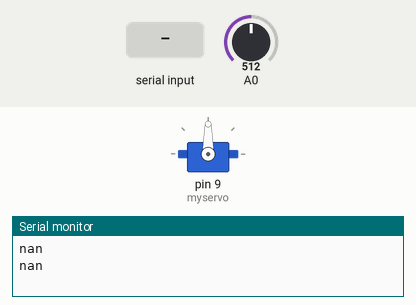
Simulated run of this sketch. Board: Arduino Uno, built with avr-gcc and run on an emulated ATmega328P. Shown: servo, the last lines printed to the serial monitor. The inputs (shaded band) are chosen by the test bench; at power-on: A0 = 512.

Above: at 1.8 s.
1.9 s: "90,45\n" received over Serial
At 2.5 s:
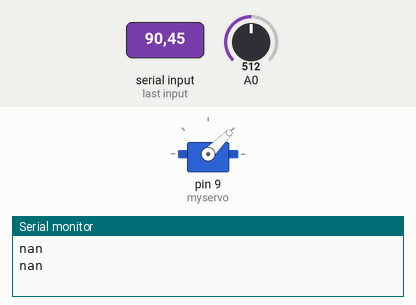
At 3.8 s:
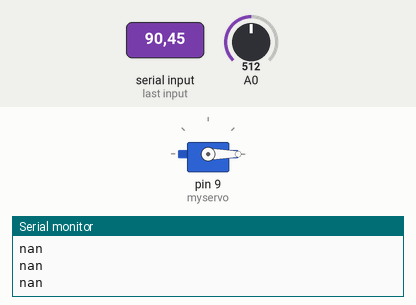
4.5 s: "30,150\n" received over Serial
At 5.8 s:
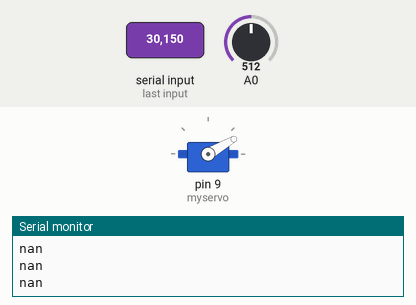
7.5 s: A0 set to 224
9.0 s: A0 set to 193
Timing chart, 0 to 12.0 s (numbered marks = the images above; inputs shaded):
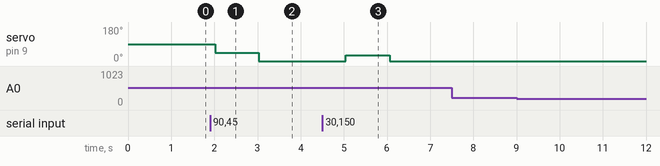

The sketch:

SmartVent.ino
```cpp
// SmartVent
#include <Servo.h>
#include <Math.h>

Servo myservo;   // create servo object to control a servo
int pos = 0;     // variable to store the servo position
int incomingInt; // must decode ASCII serial data to an int
int temp = 69;   // temperature from thermistor

void setup()
{
  myservo.attach(9);  // attaches the servo on pin 9 to the servo object
  Serial.begin(9600); // setup serial connection for controller
}

void loop()
{
        //Serial.print("I am in position: ");
        //Serial.print(pos);
        //Serial.print(". Thermistor value: ");
        Serial.println(Thermistor(analogRead(0)));
        //temp = Thermistor(analogRead(0));
        //Serial.println(temp);
        delay(1000);
}


void serialEvent()
{
        // Listen for data on serial port
        while(Serial.available() > 0) {
                // read the incoming ASCII as an integer
                incomingInt = Serial.parseInt();

                //Serial.print("I heard: ");
                //Serial.println(incomingInt);

                if(incomingInt <= 100){
                  // format for servo, in 0-close, 100-open -> 0 open, 90 close
                  pos = incomingInt;
                  myservo.write(pos);
                  delay(15);
                }
        }
}


double Thermistor(int RawADC) {
 // Inputs ADC Value from Thermistor and outputs Temperature in Celsius
 //  requires: include <math.h>
 // Utilizes the Steinhart-Hart Thermistor Equation:
 //    Temperature in Kelvin = 1 / {A + B[ln(R)] + C[ln(R)]^3}
 //    where A = 0.001129148, B = 0.000234125 and C = 8.76741E-08
 long Resistance;  double Temp; double Vout;  // Dual-Purpose variable to save space.
 Vout = RawADC * .0048203125; // convert 0-1024 ADC reading to 0-4.936 ref voltage range (change for Vref on board)
 Resistance=((10000/Vout) - 10000);  // Thremistor R = (10k / Vout) - 10k
 Temp = log(Resistance); // Saving the Log(resistance) so not to calculate it 4 times later. // "Temp" means "Temporary" on this line.
 Temp = 1 / (0.001129148 + (0.000234125 * Temp) + (0.0000000876741 * Temp * Temp * Temp));   // Now it means both "Temporary" and "Temperature"
 Temp = Temp - 273.15;  // Convert Kelvin to Celsius                                         // Now it only means "Temperature"


 /* BEGIN- Remove these lines for the function not to display anything
  Serial.print("ADC: "); Serial.print(RawADC); Serial.print("/1024");  // Print out RAW ADC Number
  Serial.print(", Volts: "); Serial.print(((RawADC*3.181)/1024.0),3);   // 4.936 volts is what my USB Port outputs.
  Serial.print(", Resistance: "); Serial.print(Resistance); Serial.println("ohms");
 // END- Remove these lines for the function not to display anything */

 // Uncomment this line for the function to return Fahrenheit instead.
 //Temp = (Temp * 9.0)/ 5.0 + 32.0; // Convert to Fahrenheit
 return Temp;  // Return the Temperature
}
```

Measured:
- after the input at 1.9 s, servo on pin 9 (myservo): 90° → 45° after 0.12 s, → 0° 1.0 s later
- after the input at 4.5 s, servo on pin 9 (myservo): 0° → 30° after 0.55 s, → 0° 1.0 s later
